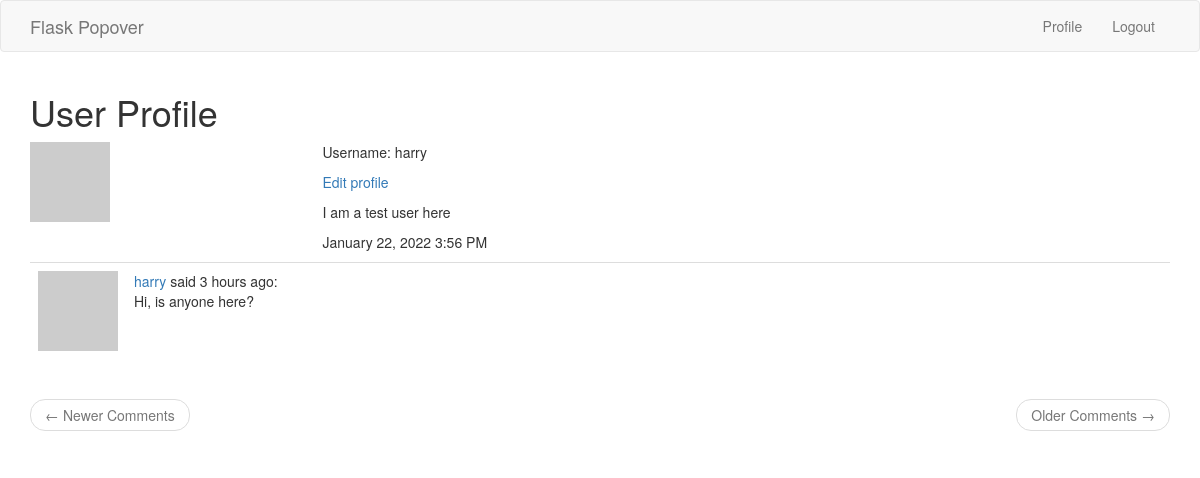
/user/harry (signed in), run on an earlier commit of the app's database.
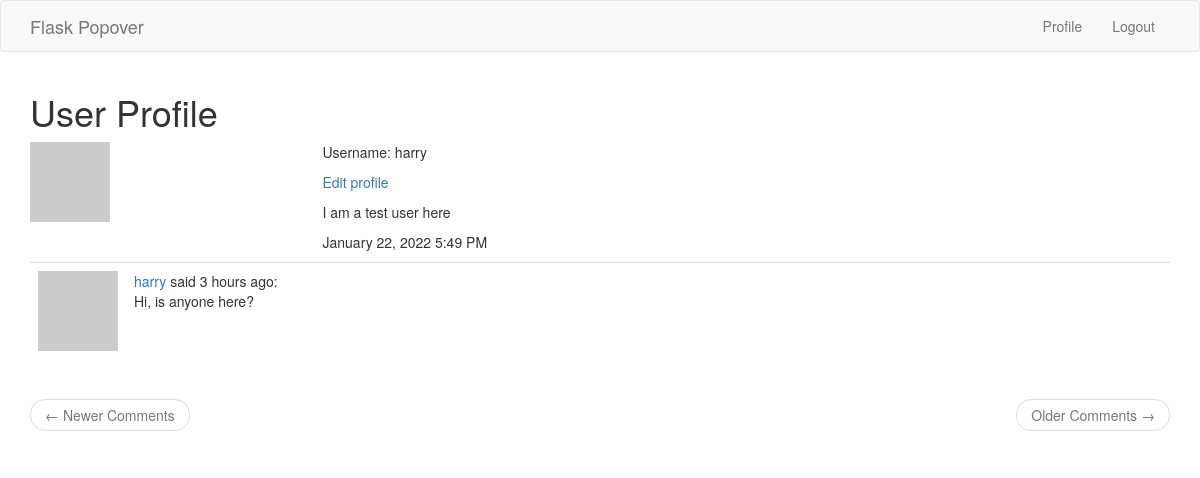
And on a later commit of the database.
### app/models.py (models this page shows, shortened)
class User(UserMixin, db.Model):
    __table_name__ = 'users'
    id = db.Column(db.Integer, primary_key=True)
    username = db.Column(db.String(64), index=True, unique=True)
    email = db.Column(db.String(64), index=True, unique=True)
    password_hash = db.Column(db.String(128))
    about_me = db.Column(db.String(120))
    last_seen = db.Column(db.DateTime, default=datetime.utcnow)
    posts = db.relationship('Post', backref='author', lazy='dynamic')
    def avatar(self, size):
        digest = md5(self.email.lower().encode('utf-8')).hexdigest()
        return f'https://www.gravatar.com/avatar/{digest}?d=identicon&s={size}'

class Post(db.Model):
    __table_name__ = 'post'
    id = db.Column(db.Integer, primary_key=True)
    body = db.Column(db.String(140))
    timestamp = db.Column(db.DateTime, index=True, default=datetime.utcnow)
    user_id = db.Column(db.Integer, db.ForeignKey('user.id'))

### app/routes.py (the view)
@app.route('/user/<username>')
@login_required
def user(username):
    user = User.query.filter_by(username=username).first_or_404()
    page = request.args.get('page', 1, type=int)
    posts = user.posts.order_by(Post.timestamp.desc()).paginate(
        page, app.config['POSTS_PER_PAGE'], False)
    next_url = url_for('user', username=user.username, page=posts.next_num) \
        if posts.has_next else None
    prev_url = url_for('index', page=posts.prev_num) \
        if posts.has_prev else None
    return render_template(
        'user.html',
        title='User Profile',
        username=username,
        user=user,
        next_url=next_url,
        prev_url=prev_url,
        posts=posts.items
    )

### app/models.py (called while the page is built)
@login.user_loader
def load_user(id):
    return User.query.get(int(id))

### app/routes.py (called while the page is built)
@app.before_request
def before_request():
    if current_user.is_authenticated:
        current_user.last_seen = datetime.utcnow()
        db.session.commit()

### app/templates/user.html
{% extends 'base.html' %}
{% block app_context %}
<div class="row">
    <div class="col-md-12">
        <h1>{{title}}</h1>
    </div>
</div>
<div class="row">
    <div class="col-sm-3 text-center">
        <p>
            <img src="{{ user.avatar(70) }}" alt="Avatar" class="img-responsive">
        </p>
    </div>
    <div class="col-sm-9">
        <p>
            Username: {{ user.username }}
        </p>
        {% if user == current_user %}
            <p>
                <a href="{{ url_for('edit_profile') }}">Edit profile</a>
            </p>
        {% endif %}
        {% if user.about_me %}
        <p>
            <span>
                {{ user.about_me }}
            </span>
        </p>
        {% endif %}
        <p>
            <span>
                {{ moment(user.last_seen).format('LLL') }}
            </span>
        </p>
    </div>
</div>
<div class="row">
    <div class="col-sm-12">
        {% for post in posts %}
            {% include '_posts.html' %}
        {% endfor %}
    </div>
</div>
<nav aria-label="...">
    <ul class="pager">
        <li class="previous{% if not prev_url %} disabled{% endif %}">
            <a href="{{ prev_url or '#' }}">
                <span aria-hidden="true">&larr;</span> Newer Comments
            </a>
        </li>
        <li class="next{% if not next_url %} disabled{% endif %}">
            <a href="{{ next_url or '#' }}">
                Older Comments <span aria-hidden="true">&rarr;</span>
            </a>
        </li>
    </ul>
</nav>
{% endblock %}

### app/templates/base.html (shortened to what this page needs)
{% extends 'bootstrap/base.html' %}
{% block head %}
    {{  super() }}
    <link rel="stylesheet" type="text/css" href="{{ url_for('static', filename='css/main.css') }}">
{% endblock %}
{% block navbar %}
<nav class="navbar navbar-default">
    <div class="container">
        <div class="navbar-header">
            <a class="navbar-brand" href=" {{ url_for('index') }} ">Flask Popover</a>
        </div>
        <div class="collapse navbar-collapse" id="bs-example-navbar-collapse-1">
            <ul class="nav navbar-nav navbar-right">
                {% if current_user.is_authenticated %}
                    <li><a href="{{ url_for('user', username=current_user.username) }}">Profile</a></li>
                    <li><a href="{{ url_for('logout') }}">Logout</a></li>
                {% else %}
                    <li><a href=" {{ url_for('login') }} ">Login</a></li>
                {% endif %}
            </ul>
        </div>
    </div>
</nav>
{% endblock %}
{% block content %}
    <div class="container">
        {% block app_context %}
        {% endblock %}
    </div>
{% endblock %}

### app/templates/_posts.html
<table class="table table-hover">
    <tr valign='top'>
        <td width='70px'>
            <img src=" {{ post.author.avatar(36) }} ">
        </td>
        <td>
            <span class="user_popup">
                <a href="{{ url_for('user', username=post.author.username) }}">
                    {{ post.author.username }}
                </a>
            </span>
            said
            <span>
            {{ moment(post.timestamp).fromNow() }}:
            </span><br>
            <span>
                {{ post.body }}
            </span>
        </td>
    </tr>
</table>

What changed in the data, as far as the page shows it:
changed User "harry": last_seen "January 22, 2022 3:56 PM" → "January 22, 2022 5:49 PM"
